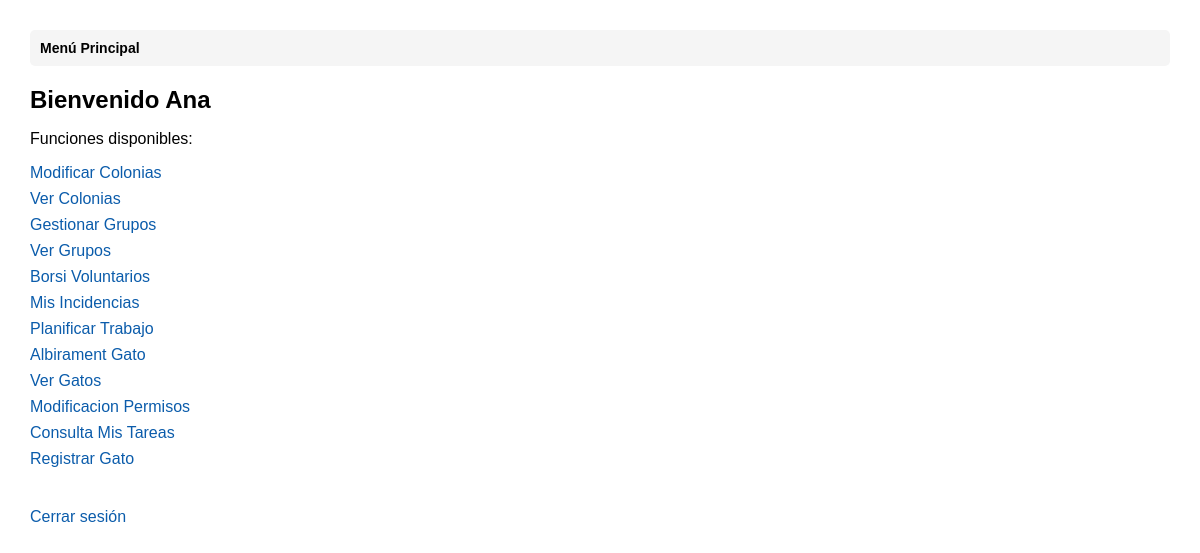
The app's page /menu.php (signed in) with its own data.
### tables this page shows
CREATE TABLE FUNCION(
    idFuncion INT PRIMARY KEY AUTO_INCREMENT,
    nombre VARCHAR(200),
    ruta VARCHAR(300)
);

### menu.php (the view, shortened to what this page needs)
<?php
require_once 'header.php';
$con = mysqli_connect('localhost', 'root', '', 'BD2_Prac2');
$idPersona = (int) $_SESSION['idPersona'];
$sqlFuncs = sprintf(
    "SELECT f.nombre, f.ruta
     FROM PER_ROL pr
     JOIN ROL r ON pr.idRol = r.idRol
     JOIN PUEDEHACER ph ON r.idRol = ph.idRol
     JOIN FUNCION f ON ph.idFuncion = f.idFuncion
     WHERE pr.idPersona = %d",
    $idPersona
);
$resFuncs = mysqli_query($con, $sqlFuncs);
?>
<!DOCTYPE html>
<html lang="es">
<head>
</head>
<body>
    <h2>Bienvenido <?php echo htmlspecialchars($_SESSION['nombre']); ?></h2>
    <p>Funciones disponibles:</p>
    <ul>
        <?php
        if ($resFuncs && mysqli_num_rows($resFuncs) > 0) {
            while ($f = mysqli_fetch_assoc($resFuncs)) {
                $ruta = !empty($f['ruta'])
                    ? $f['ruta']
                    : 'BD249482420/' . strtolower(str_replace(' ', '_', $f['nombre'])) . '.php';
                if (substr($ruta, -5) === '.html') {
                    $possiblePhp = substr($ruta, 0, -5) . '.php';
                    if (file_exists(__DIR__ . '/' . $possiblePhp)) {
                        $ruta = $possiblePhp;
                    }
                }
                echo '<li><a href="' . htmlspecialchars($ruta) . '">' . htmlspecialchars($f['nombre']) . '</a></li>';
            }
        } else {
            echo '<li>(No hay funciones asignadas)</li>';
        }
        ?>
    </ul>
    <a class="logout" href="login.html">Cerrar sesión</a>
</body>
</html>

### menu.php (style rules this page uses)
body { font-family: Arial, sans-serif; margin: 30px; }
h2 { margin-bottom: 10px; }
ul { list-style: none; padding: 0; }
li { margin: 8px 0; }
a { color: #0b5cab; text-decoration: none; }
.logout { margin-top: 24px; display: inline-block; }

### records on screen
funcion: nombre "Modificar Colonias"
funcion: nombre "Ver Colonias"
funcion: nombre "Gestionar Grupos"
funcion: nombre "Ver Grupos"
funcion: nombre "Borsi Voluntarios"
funcion: nombre "Mis Incidencias"
funcion: nombre "Planificar Trabajo"
funcion: nombre "Albirament Gato"
funcion: nombre "Ver Gatos"
funcion: nombre "Modificacion Permisos"
funcion: nombre "Consulta Mis Tareas"
funcion: nombre "Registrar Gato"

### other values on screen
$crumb['titulo'] "Menú Principal"
$_SESSION['nombre'] "Ana"
